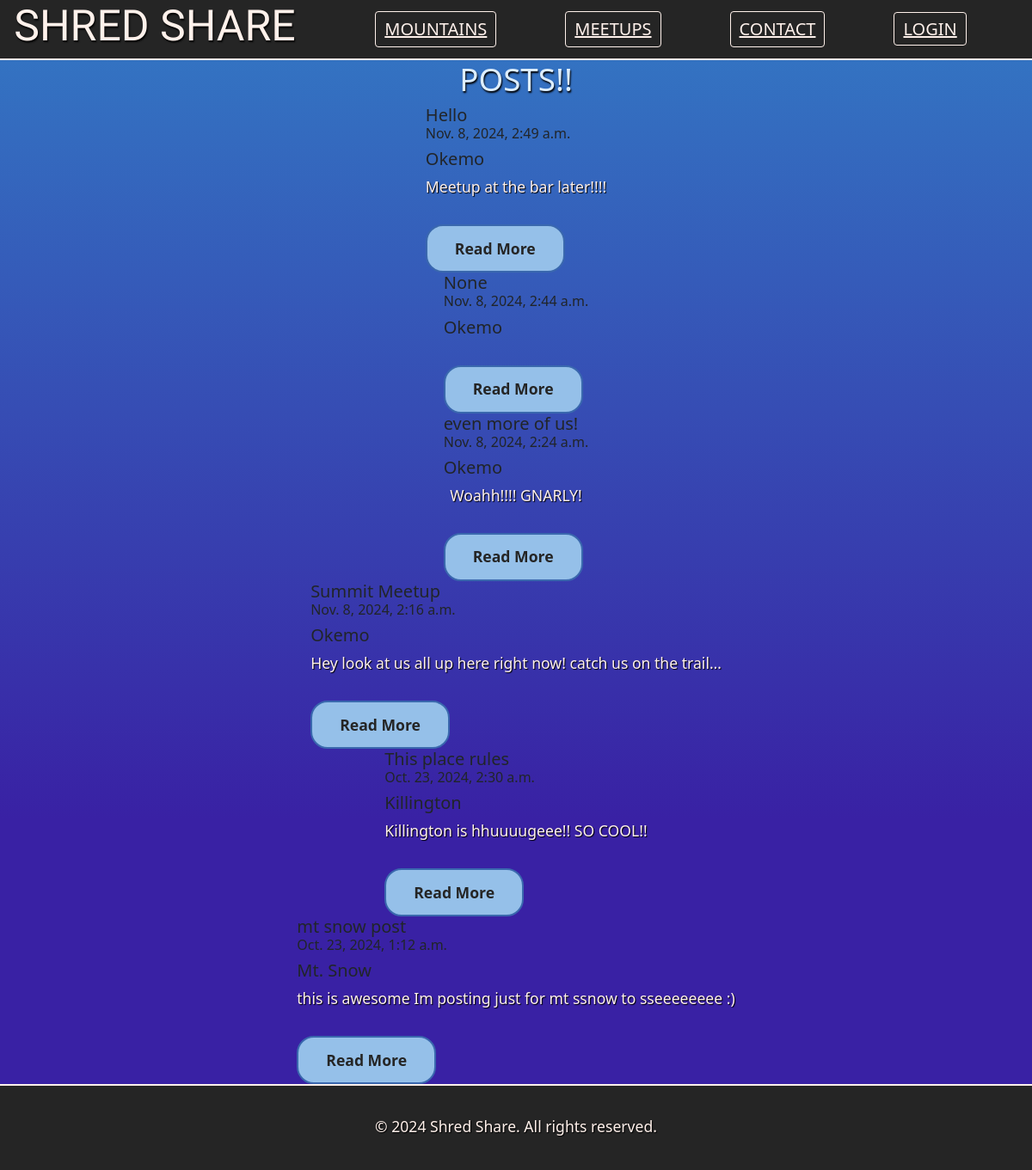
/posts/, run on the app's committed database.
### posts/models.py (models this page shows, shortened)
class Post(models.Model):
    title = models.CharField(max_length=50, null=True, blank=True)
    body = models.TextField(max_length=200, null=True, blank=True)
    image = models.ImageField(upload_to='posts/%Y/%m/%d/', blank=True)
    slug = models.SlugField(max_length=200, null=True, blank=True)
    date = models.DateTimeField(auto_now_add=True)
    mountain = models.ForeignKey(Mountain, blank=True, null=True, on_delete=models.CASCADE)
    author = models.ForeignKey(user, blank=True, null=True, on_delete=models.CASCADE)

class Mountain(models.Model):
    name = models.CharField(max_length=50)
    image = models.ImageField(upload_to="mountains/")
    elevation = models.IntegerField()
    location = models.CharField(max_length=100)
    description = models.TextField()
    def __str__(self):
        return self.name

### posts/views.py (the view)
# urls.py: path("posts/", PostListView.as_view(), name="posts"),
class PostListView(ListView):
    template_name = 'posts/list.html'
    model = Post
    def get_context_data(self, **kwargs):
        context = super().get_context_data(**kwargs)
        context["post_list"] = (
            Post.objects.order_by("date").reverse()
        )
        return context

### templates/posts/list.html (shortened to what this page needs)
{% extends 'base.html' %}
{% load static %}
{% block content %}
    <h1 class="center-column">Posts!!</h1>
    {% for post in post_list %}
    <div class="post-card center-column">
        <div class="card-body">
            <a>
            <h5 class= "card-title">{{post.title}}</h5>
            </a>
            <h6 class="card-date">{{post.date}}</h6>
            <h5 class="card-mountain">{{post.mountain}}</h5>
            <p class="card-text">{{post.body|truncatechars:64}}</p>
            <a href="{% url 'details' post.id %}">
                <button type="button" class="button">Read More</button>
            </a>
        </div>
    </div>
    {% endfor %}
{% endblock %}

### static/css/base.css (style rules this page uses)
:root { --primary-color: #ddeeff; --primary-color-100: #b3d0ea; --primary-color-300: #95c0e9; --secondary-color: #ADC4D7; --secondary-color-600: #83b0d5; --secondary-color-900: #79aad1; --neutral-color: #fff1eb; --background-color: #3a68ae; --surface-color: #252525; --surface-color-100: #272626d3; --surface-color-300: #3c3c4fd3; --eater-font: "Eater" }
html { font-size: 16px; background: rgb(56,57,179); background: linear-gradient(0deg, rgb(57, 33, 164) 30%, rgba(51,121,196,1) 100%); }
body { background-color: unset !important; }
h1 { color: var(--primary-color); font-size: 2.3rem; text-transform: uppercase; text-shadow: 1px 2px 2px black; }
p { color: var(--neutral-color); line-height: 1.5rem; font-size: 1.1rem; text-align: center; text-shadow: 1px 1px 1px black; }
.center-column { display: flex; align-items: center; justify-content: center; flex-direction: column; }
* { margin: 0; padding: 0; box-sizing: border-box; }
body { min-height: 100vh; display: flex; flex-direction: column; }
button { background-color: var(--primary-color-300); color: var(--surface-color); border: 2px solid var(--background-color); border-radius: 20px; padding: 0.8rem 2rem; font-size: 1.1rem; font-weight: 600; cursor: pointer; transition: all 0.2s ease; margin-top: 1rem; align-self: center; }

### data on the page
Post: title "Hello", date "Nov. 8, 2024, 2:49 a.m.", mountain "Okemo", body "Meetup at the bar later!!!!"
Post: title "None", date "Nov. 8, 2024, 2:44 a.m.", mountain "Okemo"
Post: title "even more of us!", date "Nov. 8, 2024, 2:24 a.m.", mountain "Okemo", body "Woahh!!!! GNARLY!"
Post: title "Summit Meetup", date "Nov. 8, 2024, 2:16 a.m.", mountain "Okemo", body "Hey look at us all up here right now! catch us on the trail…"
Post: title "This place rules", date "Oct. 23, 2024, 2:30 a.m.", mountain "Killington", body "Killington is hhuuuugeee!! SO COOL!!"
Post: title "mt snow post", date "Oct. 23, 2024, 1:12 a.m.", mountain "Mt. Snow", body "this is awesome Im posting just for mt ssnow to sseeeeeeee :)"
